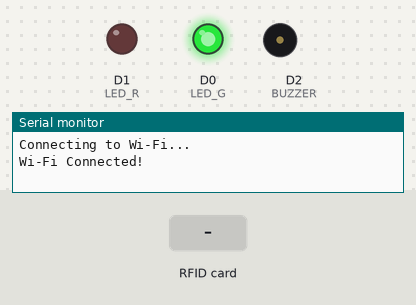
Bench run of a sketch on a simulated ESP8266 (NodeMCU). Shown: output pins drawn as LEDs (lit = HIGH), buzzer (waves = sounding, pin HIGH), the last lines printed to the serial monitor. The inputs (shaded band) are chosen by the test bench. WiFi joins after 1.5 s; servers stay silent unless stated; uploads are accepted with an empty reply; not simulated (calls return 0 or success): secrets.h.

Above: at 2.8 s.
2.9 s: RFID card 5E 7A 19 C4 held to the reader
At 3.08 s:
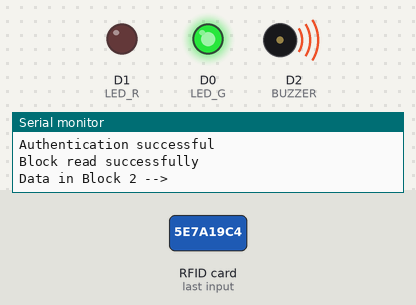
At 4.8 s:
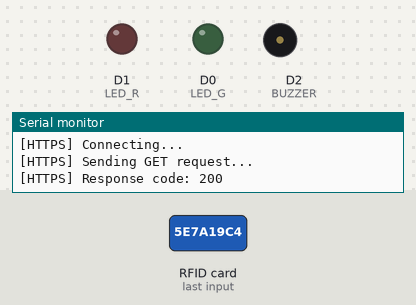
Timing chart, 0 to 6.5 s (numbered marks = the images above; inputs shaded):
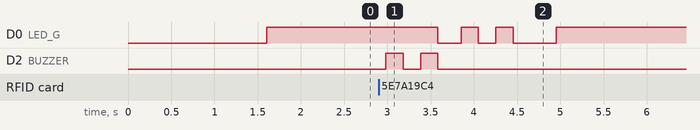

Measured:
- after the input at 2.9 s, D0 (LED_G): goes LOW 0.27 s, HIGH 0.20 s, LOW 0.20 s, HIGH 0.20 s, LOW 0.50 s, then HIGH, starting after 0.68 s; D2 (BUZZER): alternates HIGH for 0.20 s and LOW for 0.20 s, 4 changes in all, then stays LOW, starting after 0.08 s

The sketch:

attendance.ino
```cpp
// ─────────────────────────────────────────────
//  Libraries
// ─────────────────────────────────────────────
#include <SPI.h>
#include <MFRC522.h>
#include <Arduino.h>
#include <ESP8266WiFi.h>
#include <ESP8266WiFiMulti.h>
#include <ESP8266HTTPClient.h>
#include <WiFiClient.h>
#include <WiFiClientSecureBearSSL.h>
#include "secrets.h"

// ─────────────────────────────────────────────
//  Pin Definitions
// ─────────────────────────────────────────────
#define RST_PIN D3      // MFRC522 reset pin
#define SS_PIN  D4      // MFRC522 slave select (SDA) pin
#define BUZZER  D2      // Buzzer pin
#define LED_R   D1      // Red LED pin  (error / no Wi-Fi)
#define LED_G   D0      // Green LED pin (success / Wi-Fi connected)

// ─────────────────────────────────────────────
//  Global Variables
// ─────────────────────────────────────────────
String RFID;                            // Stores the name read from the RFID card
MFRC522 mfrc522(SS_PIN, RST_PIN);
MFRC522::MIFARE_Key key;
ESP8266WiFiMulti WiFiMulti;
MFRC522::StatusCode status;

int  blockNum     = 2;
byte bufferLen    = 18;
byte readBlockData[18];

String data2;

// Google Apps Script Web App URL — replace with your deployed script URL
const String data1 = "https://script.google.com/macros/s/YOUR_DEPLOYMENT_ID/exec?name=";

// ─────────────────────────────────────────────
//  Function Declarations
// ─────────────────────────────────────────────
void ReadDataFromBlock(int blockNum, byte readBlockData[]);

// ─────────────────────────────────────────────
//  Setup — runs once on power ON
// ─────────────────────────────────────────────
void setup() {
  Serial.begin(9600);       // Start serial monitor at 9600 baud
  delay(100);

  pinMode(BUZZER, OUTPUT);
  pinMode(LED_R,  OUTPUT);
  pinMode(LED_G,  OUTPUT);

  digitalWrite(BUZZER, LOW);


  WiFi.mode(WIFI_STA);

  // Add your Wi-Fi network — replace with your SSID and password
  WiFiMulti.addAP("YourWiFiName", "YourWiFiPassword");

  Serial.println("Connecting to Wi-Fi...");

  // Wait until Wi-Fi is connected — blink red LED while connecting
  while (WiFiMulti.run() != WL_CONNECTED) {
    digitalWrite(LED_G, LOW);
    digitalWrite(LED_R, HIGH);
    delay(100);
    digitalWrite(LED_R, LOW);
    delay(100);
  }

  // Wi-Fi connected — turn on green LED
  Serial.println("Wi-Fi Connected!");
  digitalWrite(LED_R, LOW);
  digitalWrite(LED_G, HIGH);

  // Initialize SPI bus for MFRC522
  SPI.begin();
}

// ─────────────────────────────────────────────
//  Loop — runs repeatedly after setup()
// ─────────────────────────────────────────────
void loop() {

  // Keep green LED ON when connected
  digitalWrite(LED_G, HIGH);

  // ── Check Wi-Fi connection ──────────────────
  if (WiFiMulti.run() != WL_CONNECTED) {
    Serial.println("Wi-Fi lost. Reconnecting...");

    // Blink red LED while reconnecting
    while (WiFiMulti.run() != WL_CONNECTED) {
      digitalWrite(LED_G, LOW);
      digitalWrite(LED_R, HIGH);
      delay(100);
      digitalWrite(LED_R, LOW);
      delay(100);
    }

    // Reconnected — switch back to green LED
    Serial.println("Wi-Fi Reconnected!");
    digitalWrite(LED_R, LOW);
    digitalWrite(LED_G, HIGH);
  }

  mfrc522.PCD_Init();

  // Exit loop if no new RFID card is detected
  if (!mfrc522.PICC_IsNewCardPresent()) {
    return;
  }

  // Exit loop if card serial cannot be read
  if (!mfrc522.PICC_ReadCardSerial()) {
    return;
  }

  // ── Read Data from RFID Card ────────────────
  Serial.println();
  Serial.println(F("Reading data from RFID card..."));

  ReadDataFromBlock(blockNum, readBlockData);

  Serial.println();
  Serial.print(F("Data in Block "));
  Serial.print(blockNum);
  Serial.print(F(" --> "));

  // Clear previous RFID string and build new one from raw bytes
  RFID.remove(0, RFID.length());
  int j = 0;
  while (int(readBlockData[j]) > 0) {
    RFID.concat(char(readBlockData[j]));
    j++;
  }
  Serial.println(RFID);

  // ── Buzzer Beep — confirms card scan ───────
  // Two short beeps
  digitalWrite(BUZZER, HIGH); delay(200);
  digitalWrite(BUZZER, LOW);  delay(200);
  digitalWrite(BUZZER, HIGH); delay(200);
  digitalWrite(BUZZER, LOW);

  // Turn off green LED while sending data
  digitalWrite(LED_G, LOW);

  // ── Send Data to Google Spreadsheet ────────
  if (WiFiMulti.run() == WL_CONNECTED) {

    // Create a secure HTTPS client (required for Google Scripts)
    std::unique_ptr<BearSSL::WiFiClientSecure> client(new BearSSL::WiFiClientSecure);

    // Skip SSL certificate verification (needed for Google redirects)
    client->setInsecure();

    // Build full URL: base URL + RFID name
    data2 = data1 + RFID;
    data2.trim();   // Remove any trailing spaces or newlines
    Serial.println("Sending to: " + data2);

    HTTPClient https;
    Serial.print(F("[HTTPS] Connecting...\n"));

    if (https.begin(*client, (String)data2)) {

      Serial.print(F("[HTTPS] Sending GET request...\n"));

      // Send the GET request and get response code
      int httpCode = https.GET();

      if (httpCode > 0) {
        // Request was successful
        Serial.printf("[HTTPS] Response code: %d\n", httpCode);

        // Blink green LED twice to confirm data sent
        digitalWrite(LED_R, LOW);
        digitalWrite(LED_G, HIGH); delay(200);
        digitalWrite(LED_G, LOW);  delay(200);
        digitalWrite(LED_G, HIGH); delay(200);
        digitalWrite(LED_G, LOW);

      } else {
        // Request failed — turn on red LED
        Serial.printf("[HTTPS] Request failed: %s\n", https.errorToString(httpCode).c_str());
        digitalWrite(LED_G, LOW);
        digitalWrite(LED_R, HIGH);
      }

      https.end();    // Close the connection
      delay(500);     // Short delay before next scan

    } else {
      // Could not connect to the server
      Serial.println("[HTTPS] Unable to connect to server");
      digitalWrite(LED_G, LOW);
      digitalWrite(LED_R, HIGH);
    }
  }
}


void ReadDataFromBlock(int blockNum, byte readBlockData[]) {

  // Set default authentication key (0xFF x6 is factory default)
  for (byte i = 0; i < 6; i++) {
    key.keyByte[i] = 0xFF;
  }

  // Authenticate the block before reading
  status = mfrc522.PCD_Authenticate(
    MFRC522::PICC_CMD_MF_AUTH_KEY_A,
    blockNum,
    &key,
    &(mfrc522.uid)
  );

  if (status != MFRC522::STATUS_OK) {
    Serial.print("Authentication failed: ");
    Serial.println(mfrc522.GetStatusCodeName(status));
    return;
  }
  Serial.println("Authentication successful");

  // Read 16 bytes from the authenticated block
  status = mfrc522.MIFARE_Read(blockNum, readBlockData, &bufferLen);

  if (status != MFRC522::STATUS_OK) {
    Serial.print("Read failed: ");
    Serial.println(mfrc522.GetStatusCodeName(status));
    return;
  }
  Serial.println("Block read successfully");
}
```
